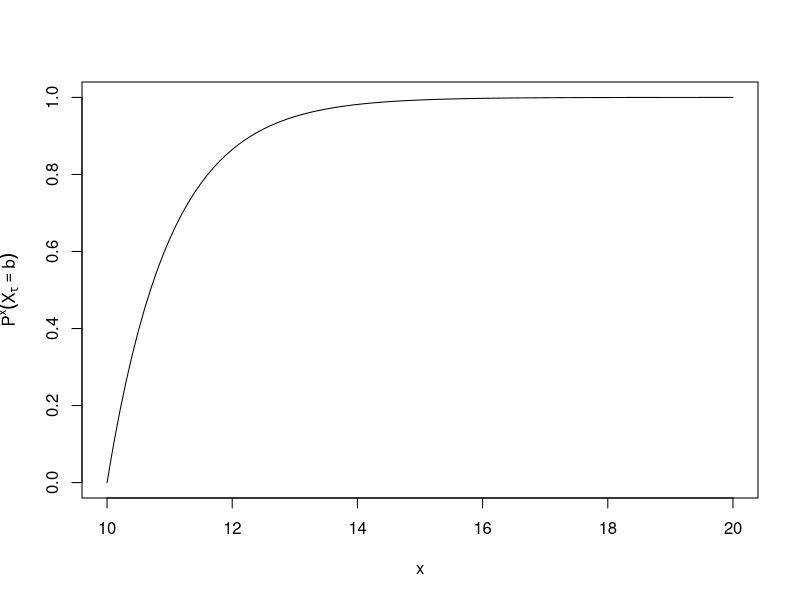
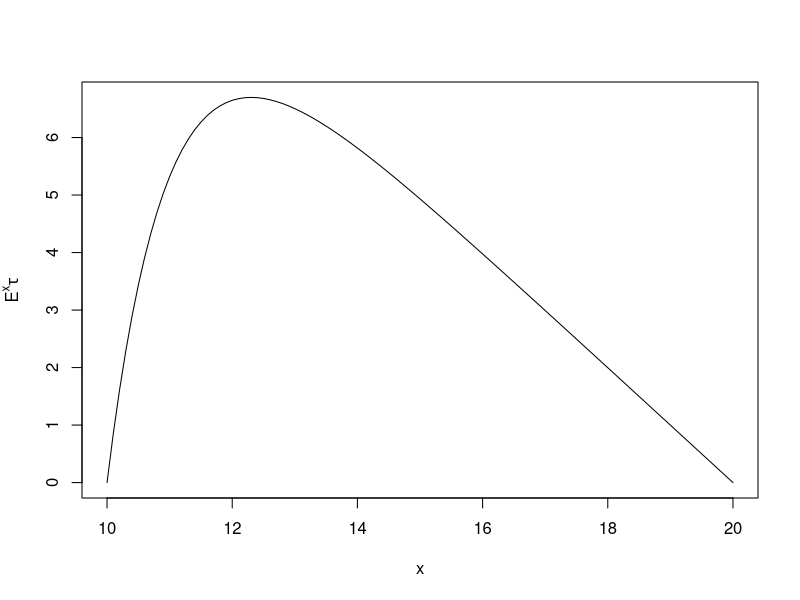

These charts were generated, in order, by the following R code:
# For a general scalar diffusion on a bounded domain, this script computes the
# probability of exiting to the right, and the expected time to exit.
#
# This is done by formulating the elliptic boundary value problem
# as an initial value problem, applying the standard ODE solver,
# and manipulate the solution to satisfy boundary conditions.

# Define diffusion
f <- function(x) 1
g <- function(x) sqrt(2)

# Interval (a,b)
a <- 10
b <- 20

require(deSolve)

# Write up the second order system 0.5*g^2*s'' + g*s' = 0
# in first order vector form (s,s')
Pdynsys <- function(x,sr,par) list(c(sr[2],-2*sr[2]*f(x)/g(x)/g(x)),numeric(0))

# Discretization
nx <- 101

# Solve for scale function 
s <- lsoda(c(0,1),seq(a,b,length=nx),Pdynsys)

# Extract solution and normalize 
Xvec <- s[,1]
Svec <- s[,2]/s[nx,2]
plot(Xvec,Svec,type="l",xlab="x",ylab=expression({P^x}(X[tau]==b)))

# Now for the expected time to exit
# The system 0.5*g^2*h'' + f*h' + 1 = 0 in first order vector form (h,h')
Edynsys <- function(x,hhp,par) list(c(hhp[2],-2*(hhp[2]*f(x)+1)/g(x)/g(x)),numeric(0))

# Solve for particular solution on *same* grid
hsol <- lsoda(c(0,1),Xvec,Edynsys)

# Extract solution.
# This particular solution satisfies the ODE and the left boundary condition,
# but not (necessarily) the right.
# So:
# Subtract suitable multiple of s(x) to satisfy also right boundary condition
# h(Xmax)=0

Evec <- hsol[,2]-Svec*hsol[nx,2]
plot(Xvec,Evec,type="l",xlab="x",ylab=expression({E^x}*tau))
